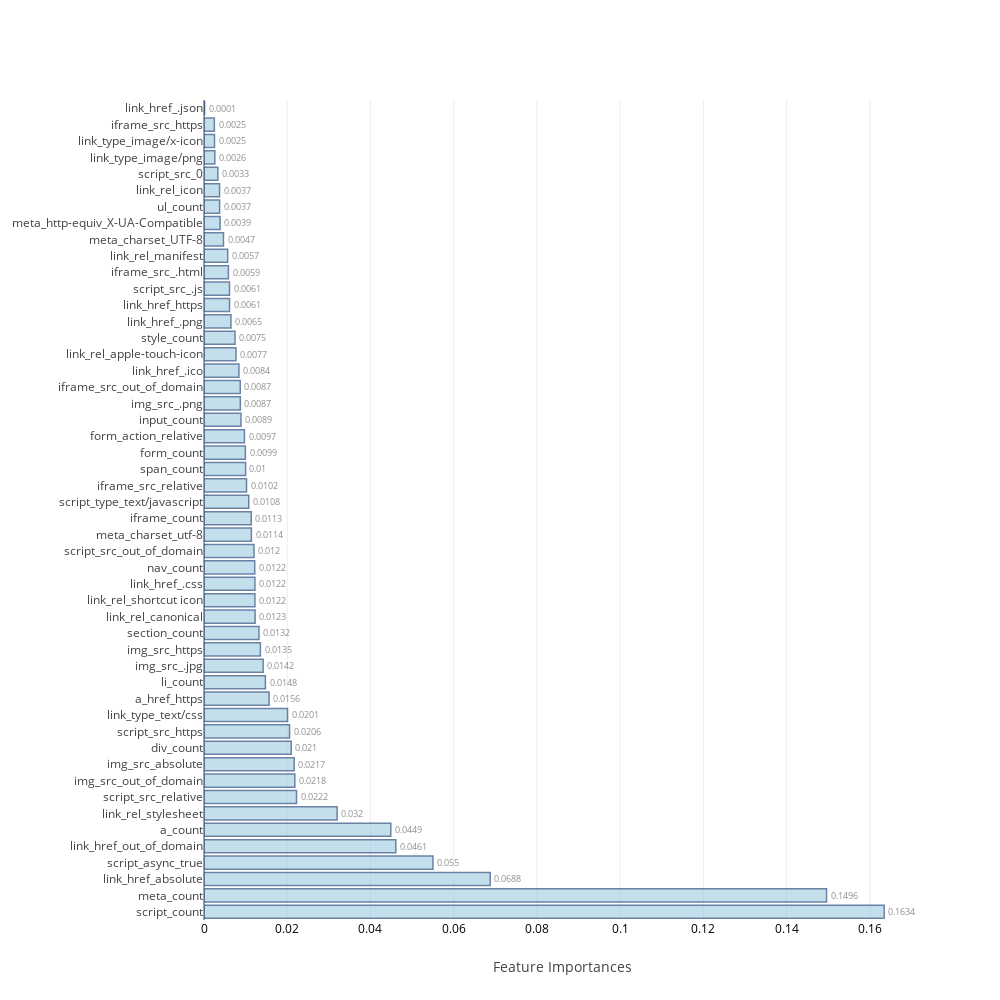

Here is the notebook cell this chart was saved with:
### Markdown cell above
### <a id='1.B' style="text-decoration : none; color : #000000;"> B. Average Feature Importances</a>

### Code cell
feat_impt_plot(np.average(feat_imp,axis=0),http_columns)

### Figure 1 — Plotly figure (JSON) as saved in the notebook; plotly's stock layout.template omitted (floating-point values rounded to 4 significant figures)
{"data": [{"marker": {"color": "rgb(158,202,225)", "line": {"color": "rgb(8,48,107)", "width": 1.5}}, "opacity": 0.6, "orientation": "h", "text": [0.1634, 0.1496, 0.0688, 0.055, 0.0461, 0.0449, 0.032, 0.0222, 0.0218, 0.0217, 0.021, 0.0206, 0.0201, 0.0156, 0.0148, 0.0142, 0.0135, 0.0132, 0.0123, 0.0122, 0.0122, 0.0122, 0.012, 0.0114, 0.0113, 0.0108, 0.0102, 0.01, 0.0099, 0.0097, 0.0089, 0.0087, 0.0087, 0.0084, 0.0077, 0.0075, 0.0065, 0.0061, 0.0061, 0.0059, 0.0057, 0.0047, 0.0039, 0.0037, 0.0037, 0.0033, 0.0026, 0.0025, 0.0025, 0.0001], "textposition": "outside", "type": "bar", "uid": "7bf70f3d-e637-44aa-aba9-de9169932dc0", "x": [0.1634, 0.1496, 0.06878, 0.05501, 0.0461, 0.04488, 0.03199, 0.02222, 0.02182, 0.02167, 0.02095, 0.02056, 0.02007, 0.01563, 0.01475, 0.01421, 0.01355, 0.01321, 0.01228, 0.01224, 0.01223, 0.01219, 0.01202, 0.01139, 0.01135, 0.01075, 0.01022, 0.009998, 0.009936, 0.009716, 0.008886, 0.00873, 0.008712, 0.008395, 0.007685, 0.007453, 0.00647, 0.006133, 0.006133, 0.005868, 0.005688, 0.004675, 0.003861, 0.003746, 0.00374, 0.003324, 0.002603, 0.002521, 0.002486, 0.0001395], "y": ["script_count", "meta_count", "link_href_absolute", "script_async_true", "link_href_out_of_domain", "a_count", "link_rel_stylesheet", "script_src_relative", "img_src_out_of_domain", "img_src_absolute", "div_count", "script_src_https", "link_type_text/css", "a_href_https", "li_count", "img_src_.jpg", "img_src_https", "section_count", "link_rel_canonical", "link_rel_shortcut icon", "link_href_.css", "nav_count", "script_src_out_of_domain", "meta_charset_utf-8", "iframe_count", "script_type_text/javascript", "iframe_src_relative", "span_count", "form_count", "form_action_relative", "input_count", "img_src_.png", "iframe_src_out_of_domain", "link_href_.ico", "link_rel_apple-touch-icon", "style_count", "link_href_.png", "link_href_https", "script_src_.js", "iframe_src_.html", "link_rel_manifest", "meta_charset_UTF-8", "meta_http-equiv_X-UA-Compatible", "ul_count", "link_rel_icon", "script_src_0", "link_type_image/png", "link_type_image/x-icon", "iframe_src_https", "link_href_.json"]}], "layout": {"autosize": false, "height": 1000, "width": 1000, "xaxis": {"tickfont": {"color": "black", "size": 12}, "title": "Feature Importances"}, "yaxis": {"automargin": true}}}
